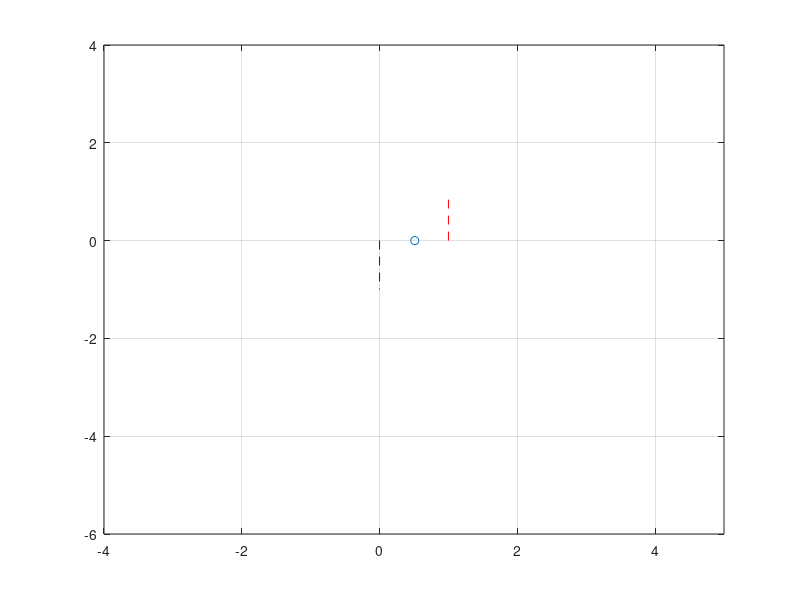

This chart was generated by the following MATLAB code: (Note: this script raises an error after producing the figure.)
% Modeling and Simulation of Aerospace Systems (2020/2021)
% Assignment # 1
% Author: Davide Zamblera

%% Ex 1
clearvars; close all; clc;

%0) data definition and search for a guess solution
f = @(x) sin(x) + x - 1;

delta = 9e-9;
fcs = 0.51097343;

xx = -10:0.00001:10;
figure;
plot(xx,f(xx),'k')
hold on;
plot([0 0],[0 f(0)],'b--');
plot([1 1],[0 f(1)],'r--');
plot(fcs,f(fcs),'o')
axis([-4 5 -6 4])
grid on;
legend({'$f(x)=sin(x) + x - 1$','','',''},Interpreter="latex",Location="best")
xlabel('$x [-]$',Interpreter='latex');
ylabel('$y [-]$',Interpreter='latex');

%from figure guess a=0, b=1
x0 = [0 1];
figure;
plot(xx,f(xx),'k')
hold on;
axis([fcs-delta fcs+delta -delta delta])
clear('xx')

%a) bisection algorithm

[x_bis, c_bis] = fbisection(f,x0);
ftime = @() fbisection(f,x0);
t_bis = timeit(ftime);
plot(x_bis,f(x_bis),'o','Color',"#0072BD",'MarkerSize',8,'LineWidth',2);
grid on;
fprintf('%+73s','Result          Time [s]          Fcn eval'); fprintf('\n');
fprintf('%-30s', 'Bisection method:'); fprintf('%15.12f  %.12f  %10.0f\n',[x_bis,t_bis,c_bis])

%b) secant algorithm

[x_sec, c_sec] = fsecant(f,x0);
ftime = @() fsecant(f,x0);
t_sec = timeit(ftime);
plot(x_sec,f(x_sec),'o','Color',"#D95319",'MarkerSize',8,'LineWidth',2);
fprintf('%-30s', 'Secant method:'); fprintf('%15.12f  %.12f  %10.0f\n',[x_sec,t_sec,c_sec])

%b) falsi algorithm

[x_fal, c_fal] = ffalsi(f,x0);
ftime = @() ffalsi(f,x0);
t_fal = timeit(ftime);
plot(x_fal,f(x_fal),'o','Color','#77AC30','MarkerSize',8,'LineWidth',2);
fprintf('%-30s', 'Falsi method:'); fprintf('%15.12f  %.12f  %10.0f\n',[x_fal,t_fal,c_fal])

legend({'','bisection','secant','falsi'},'Location','best','FontSize',10,Interpreter="latex")
xlabel('$x [-]$',Interpreter='latex');
ylabel('$y [-]$',Interpreter='latex');

%% Ex 2

clearvars; close all; clc;


%0) data definition and search for a guess solution
f = @(x) [x(1).^2 + x(2) - 5; x(2).^2 - x(1)];
f1 = @(x,y) x.^2 + y - 5;
f2 = @(x,y) y.^2 - x;
x1 = linspace(-1,3,100);
x2 = linspace(-2.5,3,100);
[X,Y] = meshgrid(x1,x2);
figure;
contour(X,Y,f1(X,Y),[0 0],'r')
hold on;
contour(X,Y,f2(X,Y),[0 0],'b')
grid on;
xlabel('$x_1 [-]$',Interpreter='latex');
ylabel('$x_2 [-]$',Interpreter='latex');
x1 = [2,1.5]';
x2 = [2,-2]';

%1a) solution of the system via analitically derived jacobian

x_jacob.p1 = fnewton(f,x1,'jacob');


x_jacob.p2 = fnewton(f,x2,'jacob');

%1b) solution of the system via finite difference jacobian

x_finite.p1 = fnewton(f,x1,'finite');


x_finite.p2 = fnewton(f,x2,'finite');


%2) Plot and Display of Results
plot(x_jacob.p1(1),x_jacob.p1(2),'ok')
plot(x_jacob.p2(1),x_jacob.p2(2),'ok')
plot(x1(1),x1(2),'x','Color','#A2142F')
plot(x1(1),x2(2),'x','Color','#A2142F')
legend({'$f_1(x)=x_1^2 + x_2 -5$','$f_2(x)=x_2^2 - x_1$','Solutions','','Initial guesses',''},Interpreter="latex",Location="best")

fprintf('%+60s','Result               Finite Difference     Analytical'); fprintf('\n');
fprintf('%-30s', 'First Point [x]:'); fprintf('%15.16f   %.16f\n',[x_finite.p1(1),x_jacob.p1(1)])
fprintf('%-30s', 'First Point [y]:'); fprintf('%15.16f   %.16f\n',[x_finite.p1(2),x_jacob.p1(2)])
fprintf('%-30s', 'Second Point [x]:'); fprintf('%15.16f   %.16f\n',[x_finite.p2(1),x_jacob.p2(1)])
fprintf('%-30s', 'Second Point [y]:'); fprintf('%15.16f  %.16f\n',[x_finite.p2(2),x_jacob.p2(2)])
fprintf('%-40s', 'Accuracy First Zero -Analytical:'); fprintf('%15.16f   %.16f\n',f([x_jacob.p1(1),x_jacob.p1(2)])')
fprintf('%-40s', 'Accuracy First Zero -Finite:'); fprintf('%15.16f   %.16f\n',f([x_finite.p1(1),x_finite.p1(2)])')
fprintf('%-40s', 'Accuracy Second Zero -Analytical:'); fprintf('%15.16f   %.16f\n',f([x_jacob.p2(1),x_jacob.p2(2)])')
fprintf('%-40s', 'Accuracy Second Zero -Finite:'); fprintf('%15.16f   %.16f\n',f([x_finite.p2(1),x_finite.p2(2)])')

%% Ex 3

clearvars; close all; clc;

%1) data definition
ode = @(t,x) - (t.^2 - 1)./(t.^2 + 1).*x;
x0 = 1;

x = @(t) exp(2*atan(t) - t);

tspan = [0 10];
hh = [0.5, 0.2, 0.05, 0.01];

err_heun = zeros(1,4);
time_heun = zeros(1,4);

%2) computation of error and time for RK2
figure;
hold on;
grid on;

for i = 1:length(hh)
    f = @() RK2(ode,tspan,x0,hh(i));
    [tout,yout] = RK2(ode,tspan,x0,hh(i));
    time_heun(i) = timeit(f);
    yexact = x(tout);
    err = abs(yout - yexact)./(abs(yexact));
    err_heun(i) = max(err);
    plot(tout,err);
end
line([2 2], [1e-8 1], 'color','r','linestyle','--');
xlabel('t [s]',Interpreter="latex")
ylabel('$\frac{||x_{true} - x_{num}||}{||x_{true}||}$','Interpreter','latex',...
    'FontSize',20)
set(gca, 'YScale', 'log')
legend({'h = 0.5','h = 0.2', 'h = 0.05', 'h = 0.01'},Interpreter="latex",Location="best")

err_rk4 = zeros(1,4);
time_rk4 = zeros(1,4);


%3) computation of error and time for RK4
figure;
hold on;
grid on;
ylabel('x')
xlabel('t')
for i = 1:length(hh)
    f = @() RK4(ode,tspan,x0,hh(i));
    [tout,yout] = RK4(ode,tspan,x0,hh(i));
    time_rk4(i) = timeit(f);
    yexact = x(tout);
    err = abs(yout - yexact)./(abs(yexact));
    err_rk4(i) = max(err);
    plot(tout,err);

end
line([2 2], [1e-14 1], 'color','r','linestyle','--');
xlabel('t [s]',Interpreter="latex")
ylabel('$\frac{||x_{true} - x_{num}||}{||x_{true}||}$','Interpreter','latex',...
    'FontSize',20)
set(gca, 'YScale', 'log')
legend({'h = 0.5','h = 0.2', 'h = 0.05', 'h = 0.01'},Interpreter="latex",Location="best")


%4) Comparison between the two methods
figure;
hold on;
grid on;
plot(hh,err_heun);
plot(hh,err_rk4);
legend('RK2','RK4',Interpreter="latex",Location="best")
xlabel('h [-]',Interpreter="latex")
ylabel('$\frac{||x_{true} - x_{num}||}{||x_{true}||}$','Interpreter','latex',...
    'FontSize',20)
set(gca, 'YScale', 'log', 'XScale', 'log')
figure;
hold on;
grid on;
plot(hh,time_heun);
plot(hh,time_rk4);
xlabel('h [-]',Interpreter="latex")
ylabel('Computational Time t [s]',Interpreter="latex")
legend('RK2','RK4',Interpreter="latex",Location="best")
set(gca, 'YScale', 'log')


%% EX 4

clearvars; close all; clc;

%1) definition of the operators
I = eye(2);
FRK2 = @(A,h) I + A*h + (A*h)^2/2;
FRK4 = @(A,h) I+A*h + 0.5*(A*h)^2 + 1/6*(A*h)^3 + 1/24*(A*h)^4;


%2) solution for alfa = pi
alfa = pi;

hpi_RK2 = alfa_stb(FRK2,alfa);
hpi_RK4 = alfa_stb(FRK4,alfa);

fprintf('h marginal at alfa = pi for RK2: %.12f\n',hpi_RK2);
fprintf('h marginal at alfa = pi for RK4: %.12f\n',hpi_RK4);

%3) plot of region of stability and eigenvalues
figure;
ode_stab(FRK2)
hold on;
hlim = [2 3];
ode_stab(FRK4,hlim)
hh = [0.5, 0.2, 0.05, 0.01];
plot(hh,zeros(1,4),'xr')
legend({'RK2','RK4','Eigenvalues, t=0'},Interpreter="latex",Location="best")


%% EX 5

clearvars; close all; clc;

%1) Definition of limits and update operators
tol = [1e-3, 1e-4, 1e-5, 1e-6];
hlim(:,:,1) = [1e-4,1.9e-2; 1e-5,1.9e-3; 1e-6,1.9e-4; 1e-7,1.9e-5];
hlim(:,:,2) = [1e-3,1; 1e-3,1e-1; 1e-3,1e-1; 1e-4,1e-2];
hlim(:,:,3) = [1e-3,1; 1e-3,1; 1e-3,1; 1e-3,1];
I = eye(2);
FRK1 = @(A,h) I + A*h;
FRK2 = @(A,h) I + A*h + (A*h)^2/2;
FRK4 = @(A,h) I + A*h + (A*h)^2/2 + (A*h)^3/6 + (A*h)^4/24;
order = [1 2 4];
solver = {FRK1,FRK2,FRK4};
ktot = zeros(3,length(tol));
hpi = zeros(3,length(tol));

%2) Plot Region of Accuracy
tic;
for i = 1:3
    figure(i);
    for j = 1:length(tol)
    
        ode_acc(solver{i},tol(j),hlim(j,:,i));
        hold on;

        [hpi(i,j),ktot(i,j)] = alfa_acc(solver{i},pi,tol(j),hlim(j,:,i),order(i));
    end
    legend({'tol = 1e-3','tol = 1e-4','tol = 1e-5','tol = 1e-6'},Interpreter="latex",Location="best")
end
T = toc;

figure(1);
curves = gca().Children;
axes('position',[.65 .2 .25 .25])
box on
plot(curves(1).XData,curves(1).YData,Color='#7E2F8E');
hold on;
plot(curves(2).XData,curves(2).YData,Color='#EDB120');
axis tight

%3) Plot of the Function Evaluations vs tolerance
figure;
tol = flip(tol);
ktot = flip(ktot,2);
plot(tol,ktot);
grid on;
xlabel('tol [-]',Interpreter="latex")
ylabel('function evaluations [-]',Interpreter="latex")
legend('RK1','RK2','RK4',Interpreter="latex",Location="best")
set(gca, 'XScale', 'log', 'YScale','log')

%% Ex 6

clearvars; close all; clc;

%1) Definition of Operators
I = eye(2);
BI2th = @(A,h,th) (I - A*h*(1-th) + (A*h*(1-th))^2/2)\(I + A*h*th + (A*h*th)^2/2);
th = [0.1 0.3 0.4 0.7 0.9];
hlim = [0.001, 11];

%2) Plot Region of Stability
figure;
for i = 1:length(th)
    BI2 = @(A,h) BI2th(A,h,th(i));
    if i > 3
        ode_stab(BI2,hlim)
    else
        ode_stab(BI2,hlim,'--')
    end
    hold on;
end
axis([-12 12 -8 8])
legend({'$\theta=0.1$','$\theta=0.3$', '$\theta=0.4$', '$\theta=0.7$', '$\theta=0.9$'},Interpreter="latex",Location="best")

%% Ex 7

clearvars; close all; clc;

%0) Prepare data
B = [-180.5, 219.5; 179.5, -220.5];
tspan = [0,5];
x0 = [1 1]';

ode = @(t,x) B*x;

h = 0.1;
tout = tspan(1):h:tspan(2);
yexact = zeros(length(x0),length(tout));


%1) Compute relative errors of methods
for i = 1:length(tout)
    yexact(:,i) = expm(B*tout(i))*x0;
end
yexact = yexact';


% a) RK4 and h=0.1
[~,yout] = RK4(ode,tspan,x0,h);
err = vecnorm(yout - yexact,2,2)./(vecnorm(yexact,2,2));
figure;
yyaxis right
plot(tout,err);
set(gca, 'YScale', 'log')
hold on;
grid on;

% a) IEX4 and h=0.1
[~,yout] = IEX4(ode,tspan,x0,h);
err = vecnorm(yout - yexact,2,2)./(vecnorm(yexact,2,2));
yyaxis left
plot(tout,err);

xlabel('t [s]',Interpreter="latex")
ylabel('$\frac{||x_{true} - x_{num}||}{||x_{true}||}$','Interpreter','latex',...
    'FontSize',20)
set(gca, 'YScale', 'log')
legend({'IEX4 h=0.1','RK4 h=0.1'},Interpreter="latex",Location="best")
set(gca,'ycolor','k')


%2) Plot eigenvalues and regions of stability
lam = eig(B);
hlam = h*lam;
I = eye(2);
FBE = @(A,h) inv(I-A*h);
FRK4 = @(A,h) I+A*h + 0.5*(A*h)^2 + 1/6*(A*h)^3 + 1/24*(A*h)^4;
FIEX4 = @(A,h) -1/6*FBE(A,h) +4*FBE(A,h/2)*FBE(A,h/2) + ...
    -27/2*FBE(A,h/3)*FBE(A,h/3)*FBE(A,h/3)+32/3*FBE(A,h/4)*FBE(A,h/4)*FBE(A,h/4)*FBE(A,h/4);
figure;

hlim = [2 3];
ode_stab(FRK4,hlim)
hold on
hlim = [0 20];
ode_stab(FIEX4,hlim,'--')
plot(hlam(1),0,'x','Color','k')
plot(hlam(2),0,'x','Color','#77AC30')
axis([-50 20 -10 10])
legend({'RK4','IEX4','$h\lambda_1$','$h\lambda_2$'},Interpreter="latex",Location='eastoutside')
%% Ex 8

clearvars; close all; clc;

%Determine accuracy of the methods
ode = @(t,x) [-5/2*(1+8*sin(t))*x(1); (1-x(1))*x(2)+x(1)];
y0 = [1 1]';
tspan = [0 3];
h = 0.1;
tt = tspan(1):h:tspan(2);
opts = odeset('RelTol',2.5e-14,'AbsTol',2.5e-14);
[tex,yex] = ode113(ode,tt,y0,opts);


figure;
yyaxis left
hold on;
xlabel('t [s]',Interpreter="latex")
ylabel('$\frac{||x_{true} - x_{num}||}{||x_{true}||}$','Interpreter','latex',...
    'FontSize',20)
set(gca,'ycolor','k')
set(gca, 'YScale', 'log')
solvers = {@AM3, @ABM3, @BDF3};
for i = 1:length(solvers)
    solver = solvers{i};
    [tout,yout] = solver(ode,tspan,y0,h);
    err = vecnorm(yout - yex,2,2)./(vecnorm(yex,2,2));
    plot(tout,err);
end
yyaxis right;
[tout,yout] = AB3(ode,tspan,y0,h);
err = vecnorm(yout - yex,2,2)./(vecnorm(yex,2,2));
plot(tout,err);
legend('AM3','ABM3','BDF3','AB3',Interpreter="latex",Location="best")
grid on;
set(gca, 'YScale', 'log')

%Eigenvalue during simulation time

lam1 = @(t) 0.1*(-5/2*(1+8*sin(t)));
lam2 = @(t) 0.1*(1-exp(-20)*exp(-5/2*t + 20*cos(t)));

%Plotting of region of stability
O = zeros(2);
I = eye(2);
FAB3 = @(A,h) [O, I, O; O O I; 5/12*A*h, -4/3*A*h, (I + 23/12*A*h)];
FAM3 = @(A,h) [O, I; -(I - 5/12*A*h)\(1/12*A*h) (I-5/12*A*h)\(I+2/3*A*h)];
FABM3 = @(A,h) [O I O; O O I; 25/144*(A*h)^2, -(1/12*A*h+5/9*(A*h)^2) (I+13/12*A*h+115/144*(A*h)^2)];
FBDF3 = @(A,h) [O I O; O O I ; 2/11*inv(I-6/11*h*A), -9/11*inv(I-6/11*h*A), 18/11*inv(I-6/11*h*A)];
figure;
ode_stab(FAB3,[0.5 5])
hold on;
ode_stab(FAM3,[0.5 8])
ode_stab(FABM3,[1 5])
ode_stab(FBDF3,[0.00001,10],'--')
tt = 0:0.1:3;
ylam = zeros(1,length(tt));
plot3(lam1(tt),ylam,tt)
plot3(lam2(tt),ylam,tt)
view(45,45)
zlabel('t [s]',Interpreter='latex')
legend({'AB3','AM3','ABM3','BDF3','$h\lambda_1$','$h\lambda_2$'},Interpreter="latex",Location="best")

%Second plot highlight time behaviour
figure;
zz = 0:-0.04:-0.16;
hmarg = [-0.545454, -6, -1.72496, 6.66667];
for i=1:3
    plot([0 hmarg(i)],[zz(i) zz(i)],'LineWidth',1.5)
    hold on;
end
plot([0 hmarg(4)],[zz(4) zz(4)],'--','LineWidth',1.5)
plot(lam1(tt),tt)
plot(lam2(tt),tt)
axis([-3 2 -0.5 3])
axis equal
grid on
xlabel('$Re(h\lambda)$',Interpreter='latex')
ylabel('t [s]',Interpreter='latex')
legend({'AB3','AM3','ABM3','BDF3','$h\lambda_1$','$h\lambda_2$'},Interpreter="latex",Location="best")
%% End of File Functions


function [x,k] = fbisection(fun,x0)
%FBISECTION find zero of fun in x0 range via bisection method
%
% PROTOTYPE:
%     x = fbisection(fun,x0)
%
% INPUT:
%    fun[dim]           function handle [unit]
%    x0[2]              search range [unit]
%
% OUTPUT:
%    x[dim]             zero of the function [unit]
%    k[dim]             number of function evaluations [unit]
%
% CONTRIBUTORS:
%   Davide Zamblera - Politecnico di Milano - Space eng.
%

tol = 1e-8;

x1 = x0(1);
x2 = x0(2);
f1 = fun(x1);
f2 = fun(x2);
k = 2;
xt = x1;
xp = x2;
if f1*f2 > 0
    error('Initial search span must contain a sign variation.')
end


while abs(xt-xp)/abs(xt) >= tol
    xp = xt;
    xt = (x1+x2)/2;
    ft = fun(xt);
    k = k+1;
    if ft*f2 < 0
        x1 = xt;
    elseif ft*f2 > 0
        x2 = xt;
    else
        break;
    end

end
x = xt;
end


function [x,k] = fsecant(fun,x0)
%FSECANT find zero of fun with x0 guesses via secant method
%
% PROTOTYPE:
%     x = fsecant(fun,x0)
%
% INPUT:
%    fun[dim]           function handle [unit]
%    x0[2]              first 2 guesses [unit]
%
% OUTPUT:
%    x[dim]             zero of the function [unit]
%    k[dim]             number of function evaluations [unit]
%
% CONTRIBUTORS:
%   Davide Zamblera - Politecnico di Milano - Space eng.
%

tol = 1e-8;
x1 = x0(1);
x2 = x0(2);
f1 = fun(x1);
f2 = fun(x2);
k = 2;

while abs(x2-x1)/abs(x2) >= tol
    xt = x2 - (x2-x1)*f2/(f2-f1);
    x1 = x2;
    f1 = f2;
    x2 = xt;
    f2 = fun(x2);
    k = k+1;

end
x = x2;
end

function [x,k] = ffalsi(fun,x0)
%FFALSI find zero of fun in x0 range via falsi method
%
% PROTOTYPE:
%     x = ffalsi(fun,x0)
%
% INPUT:
%    fun[dim]           function handle [unit]
%    x0[2]              search range [unit]
%
% OUTPUT:
%    x[dim]             zero of the function [unit]
%    k[dim]             number of function evaluations [unit]
%
% CONTRIBUTORS:
%   Davide Zamblera - Politecnico di Milano - Space eng.
%

tol = 1e-8;
x1 = x0(1);
x2 = x0(2);
f1 = fun(x1);
f2 = fun(x2);
k = 2;
xt = x1;
xp = x2;
if f1*f2 > 0
    error('Initial search span must contain a sign variation.')
end


while abs(xt-xp)/abs(xt) >= tol
    xp = xt;
    xt = (x1*f2 - x2*f1)/(f2 - f1);
    ft = fun(xt);
    k = k+1;
    if ft*f2 < 0
        x1 = xt;
        f1 = ft;
    elseif ft*f2 > 0
        x2 = xt;
        f2 = ft;
    else
        break;
    end
end
x = xt;
end



function [x,it] = fnewton(fun,x0,mode)
%FNEWTON find zero of a system of equation via Newton's method
%
% PROTOTYPE:
%     x = fsecant(fun,x0)
%
% INPUT:
%    fun[dim]           function handle [unit]
%    x0[2]              initial guess [unit]
%    mode[chr]          if 'jacob' compute with analytical jacobian
%                       if 'finite' compute with forward finite differences
%
% OUTPUT:
%    x[dim]             zero of the system [unit]
%
% CONTRIBUTORS:
%   Davide Zamblera - Politecnico di Milano - Space eng.
%

tol = 1e-8;

if strcmp(mode,'jacob')
    dfun = @(x) [2*x(1), 1; -1, 2*x(2)];
elseif strcmp(mode,'finite')
    dfun = @(x) jacob(fun,x);
end

k = 2;
it = zeros(length(x0),50);
it(:,1) = x0;
x = x0;
xn = x + 1;
while abs(norm(xn-x)) > tol
    x = xn;
    xn = x - dfun(x)\fun(x);
    it(:,k) = xn;
    k = k+1;
end
it(:,all(it == 0))=[];
x = xn;
end

function J = jacob(F,x0)
%JACOB compute the jacobian of vector function F(x)
%
% PROTOTYPE:
%   J = jacob(F,x0)
%
% INPUT:
%    F[dim]            function  [-]
%    x0[dim]           point of evaluation [-]
%
% OUTPUT:
%	 J[dim] 	       jacobian of function F at x0 [-]
%
% CONTRIBUTORS:
%   Davide Zamblera - Politecnico di Milano - Space eng.
%


ns = length(x0);
e = zeros(ns);
J = zeros(ns);
for k=1:ns
    e(k,k) = sqrt(eps)*max(1, abs(x0(k)));
    J(:,k) = (F(x0+e(:,k)) - F(x0))/e(k,k);
end
end



function [tout,yout] = RK2(ode,tspan,y0,h)
%RK2 Heun explicit method (equal blend of FE and PC)
%
% PROTOTYPE:
%     [tout,yout] = RK2(ode,tspan,y0,h)
%
% INPUT:
%    ode[dim]           rhs right hand side [unit]
%    tspan[dim]         limits of integration [unit]
%    y0[dim]            initial state [unit]
%    h[dim]             time step [unit]
%
% OUTPUT:
%    tout[dim]           vector of times [unit]
%    yout[dim]           vector of state at multiple times [unit]
%
% CONTRIBUTORS:
%   Davide Zamblera - Politecnico di Milano - Space eng.
%
 

%check input
if isrow(y0)
    y0 = y0';
end

f0 = ode(tspan(1),y0);
if isrow(f0) && ~isscalar(f0)
    error('Function should return column array.')
end

tout = tspan(1):h:tspan(2);
n = length(tout);
yout = zeros(length(y0),n);


yout(:,1) = y0;
for i = 2:n
    yp = yout(:,i-1);

    k1 = ode(tout(i-1),yp)*h;
    k2 = ode(tout(i-1)+h,yp+k1)*h;
    yout(:,i) = yp + 1/2*(k1 + k2);
end

tout = tout';
yout = yout';
end


function [tout,yout] = RK4(ode,tspan,y0,h)
%RK4 Runge Kutta 4th order
%
% PROTOTYPE:
%     [tout,yout] = RK4(ode,tspan,y0,h)
%
% INPUT:
%    ode[dim]           rhs right hand side [unit]
%    tspan[dim]         limits of integration [unit]
%    y0[dim]            initial state [unit]
%    h[dim]             time step [unit]
%
% OUTPUT:
%    tout[dim]           vector of times [unit]
%    yout[dim]           vector of state at multiple times [unit]
%
% CONTRIBUTORS:
%   Davide Zamblera - Politecnico di Milano - Space eng.
%
 

%check input
if isrow(y0)
    y0 = y0';
end

f0 = ode(tspan(1),y0);
if isrow(f0) && ~isscalar(f0)
    error('Function should return column array.')
end

tout = tspan(1):h:tspan(2);
n = length(tout);
yout = zeros(length(y0),n);


yout(:,1) = y0;
for i = 2:n
    yp = yout(:,i-1);

    k1 = ode(tout(i-1),yp)*h;
    k2 = ode(tout(i-1)+0.5*h,yp + 1/2*k1)*h;
    k3 = ode(tout(i-1)+0.5*h,yp + 1/2*k2)*h;
    k4 = ode(tout(i-1)+h,yp + k3)*h;
    yout(:,i) = yp + 1/6*(k1 + 2*k2 + 2*k3 + k4);
end

tout = tout';
yout = yout';
end

function hmax = alfa_stb(F,alfa,hlim)
%ALFA_STB return largest h for which stability of algorithm F is
% maintained along the direction alfa
%
% PROTOTYPE:
%     hmax = alfa_stb(F,alfa,hlim)
%
% INPUT:
%    F[dim]                recursive matrix function of A,h [unit]
%    alfa[dim]             angle from plus axis where stability is tested [rad]
%    hlim[dim]             minimum and maximum h step to consider in search for hmax [unit]
%
% OUTPUT:
%    hmax[dim]             maximum step size h which guarantees stability [unit]
%
% CONTRIBUTORS:
%   Davide Zamblera - Politecnico di Milano - Space eng.
%

if nargin < 3
    hlim = [0.001 3];
end

x = cos(alfa);
A = [0 1; -1 2*x];
f = @(h) max(abs(eig(F(A,h))))-1;
hmax = fzero(f,hlim);
end




function ode_stab(F,hlim,lineopt)
%ODE_STAB display the stability region of a ode method given F(z)
%
% PROTOTYPE:
%     ode_stab(F,hlim)
%
% INPUT:
%    F[dim]                recursive matrix function of A,h [unit]
%    hlim[dim]             minimum and maximum h step to consider in search for hmax [unit]
%    lineopt[chr]          select display line style
%
% OUTPUT:
%
% CONTRIBUTORS:
%   Davide Zamblera - Politecnico di Milano - Space eng.
%

if nargin < 2
    hlim = [0.001 3];
end
alfa = 0:0.01:pi;
hh_x = zeros(size(alfa));
hh_y = hh_x;
for i = 1:length(alfa)
    try
        
        hmax = alfa_stb(F,alfa(i),hlim);
    catch
        hmax = 0;
    end
    hh_x(i) = hmax*cos(alfa(i));
    hh_y(i) = hmax*sin(alfa(i));

end

hh_x = [hh_x , flip(hh_x)];
hh_y = [hh_y , flip(-hh_y)];

if nargin < 3
    plot(hh_x,hh_y)
else
    plot(hh_x,hh_y,lineopt)
end
title('Stability Region of the Ode Solver',Interpreter='latex');
ylabel('$Im\left(h\lambda \right)$',Interpreter='latex');
xlabel('$Re\left(h\lambda \right)$',Interpreter='latex');
axis equal;
grid on;
axis([-4 2 -3 3])

end


function [hmax,k] = alfa_acc(F,alfa,tol,hlim,order)
%ALFA_ACC return largest h for which accuracy of algorithm F is
% achieved along the direction alfa
%
% PROTOTYPE:
%     [hmax,k] = alfa_acc(F,alfa,tol,hlim,order)
%
% INPUT:
%    F[dim]                update operator function of A,h [unit]
%    alfa[dim]             angle from plus axis where stability is tested [rad]
%    tol[dim]              tolerance on final infinite norm which must be achieved [unit]
%    hlim[dim]             minimum and maximum h step to consider in search for hmax [unit]
%    order[dim]            order of the method, necessary to compute k [unit] 
%
% OUTPUT:
%    hmax[dim]             maximum step size h which guarantees a certain accuracy [unit]
%    k[dim]                number of function evaluations for a method F
%
% CONTRIBUTORS:
%   Davide Zamblera - Politecnico di Milano - Space eng.
%

f = @(h) test_prb(F,h,alfa,tol);
hmax = fzero(f,hlim);

if nargout > 1
    k = ceil(order/hmax);
    
end
end

function z = test_prb(F,h,alfa,tol)
    %child function of ALFA_ACC
    tspan = [0 1];
    m = floor(1/h); %number of step must be integer
    A = [0 1; -1 2*cos(alfa)];
    x0 = [1 1]';
    x_ex = expm(A*tspan(2))*x0;
    x_num = (F(A,h))^m*x0;
    x_num = (F(A,1-h*m))*x_num; %doing a last step to arrive to tspan(2)
    z = max(abs(x_ex - x_num)) - tol;

end

function ode_acc(F,tol,hlim)
%ODE_ACC display the accuracy region of a ode method on the model problem
%
% PROTOTYPE:
%     ode_acc(F,tol,hlim)
%
% INPUT:
%    F[dim]                update operator function of A,h [unit]
%    tol[dim]              accuracy tolerance to be achieved [unit]
%    hlim[dim]             minimum and maximum h step to consider in search for hmax [unit]
%
% OUTPUT:
%
% CONTRIBUTORS:
%   Davide Zamblera - Politecnico di Milano - Space eng.
%

if nargin < 3
    hlim = [0.01, 1.3];
end



alfa = 0:0.01:2*pi;
hh_x = zeros(size(alfa));
hh_y = hh_x;
for i = 1:length(alfa)
    try
        
        hmax = alfa_acc(F,alfa(i),tol,hlim);
    catch
        hmax = 0;
    end
    hh_x(i) = hmax*cos(alfa(i));
    hh_y(i) = hmax*sin(alfa(i));

end


plot(hh_x,hh_y)
title('Accuracy Region of the Ode Solver',Interpreter='latex');
ylabel('$Im\left(h\lambda \right)$',Interpreter='latex');
xlabel('$Re\left(h\lambda \right)$',Interpreter='latex');
axis equal;
grid on;
end



function [tout,yout] = IEX4(ode,tspan,y0,h)
%IEX4 Implicit Extrapolation 4th order
%
% PROTOTYPE:
%     [tout,yout] = IEX4(ode,tspan,y0,h)
%
% INPUT:
%    ode[dim]           rhs right hand side [unit]
%    tspan[dim]         limits of integration [unit]
%    y0[dim]            initial state [unit]
%    h[dim]             time step [unit]
%
% OUTPUT:
%    tout[dim]           vector of times [unit]
%    yout[dim]           vector of state at multiple times [unit]
%
% CONTRIBUTORS:
%   Davide Zamblera - Politecnico di Milano - Space eng.
% 

%check input
if isrow(y0)
    y0 = y0';
end

f0 = ode(tspan(1),y0);
if isrow(f0) && ~isscalar(f0)
    error('Function should return column array.')
end
options = optimset('Display','off');

tout = tspan(1):h:tspan(2);
n = length(tout);
yout = zeros(length(y0),n);
pred = zeros(length(y0),4);
alfa = [-1/6 4 -27/2 32/3];

yout(:,1) = y0;
for i = 2:n
    
    for j = 1:4
        yp = yout(:,i-1);
        tp = tout(i-1);
        g = h/j;
        for k = 1:j
            tp = tp + g;
            f = @(y) y - yp - ode(tp,y)*g;
            
            yp = fsolve(f,yp,options);
        end
        pred(:,j) = yp;
    end
    for j = 1:4
        yout(:,i) = yout(:,i) + alfa(j)*pred(:,j);
    end
end

tout = tout';
yout = yout';
end


function [tout,yout] = AB3(ode,tspan,y0,h)
%AB3 Adam Bashforth 3rd order
%
% PROTOTYPE:
%     [tout,yout] = AB3(ode,tspan,y0,h)
%
% INPUT:
%    ode[dim]           rhs right hand side [unit]
%    tspan[dim]         limits of integration [unit]
%    y0[dim]            initial state [unit]
%    h[dim]             time step [unit]
%
% OUTPUT:
%    tout[dim]           vector of times [unit]
%    yout[dim]           vector of state at multiple times [unit]
%
% CONTRIBUTORS:
%   Davide Zamblera - Politecnico di Milano - Space eng.
% 

%check input
if isrow(y0)
    y0 = y0';
end

f0 = ode(tspan(1),y0);
if isrow(f0) && ~isscalar(f0)
    error('Function should return column array.')
end


tout = tspan(1):h:tspan(2);
n = length(tout);
yout = zeros(length(y0),n);


yout(:,1) = y0;

% initial build up
fmin2 = ode(tout(1),yout(:,1));
yout(:,2) = y0 + h*fmin2;
fmin1 = ode(tout(2),yout(:,2));
yout(:,3) = yout(:,2) + h*fmin1;

for i = 4:n
    f = ode(tout(i-1),yout(:,i-1));
    yout(:,i) = yout(:,i-1) + h/12*(23*f-16*fmin1+5*fmin2);
    fmin2 = fmin1;
    fmin1 = f;
    
end

tout = tout';
yout = yout';
end


function [tout,yout] = AM3(ode,tspan,y0,h)
%AM3 Adam Moulton 3rd order
%
% PROTOTYPE:
%     [tout,yout] = AM3(ode,tspan,y0,h)
%
% INPUT:
%    ode[dim]           rhs right hand side [unit]
%    tspan[dim]         limits of integration [unit]
%    y0[dim]            initial state [unit]
%    h[dim]             time step [unit]
%
% OUTPUT:
%    tout[dim]           vector of times [unit]
%    yout[dim]           vector of state at multiple times [unit]
%
% CONTRIBUTORS:
%   Davide Zamblera - Politecnico di Milano - Space eng.
% 

%check input
if isrow(y0)
    y0 = y0';
end

f0 = ode(tspan(1),y0);
if isrow(f0) && ~isscalar(f0)
    error('Function should return column array.')
end
opts = optimset('Diagnostics','off', 'Display','off');

tout = tspan(1):h:tspan(2);
n = length(tout);
yout = zeros(length(y0),n);


yout(:,1) = y0;

% initial build up
fmin1 = ode(tout(:,1),yout(:,1));
impl = @(y) y - y0 - h*ode(tout(2),y);
yout(:,2) = fsolve(impl,y0,opts);
f = ode(tout(2),yout(:,2));

for i = 3:n
    impl  = @(y) y - yout(:,i-1) - h/12*(5*ode(tout(i),y) + 8*f - fmin1);
    yout(:,i) = fsolve(impl,yout(:,i-1),opts);
    fmin1 = f;
    f = ode(tout(i),yout(:,i));
    
end

tout = tout';
yout = yout';
end


function [tout,yout] = ABM3(ode,tspan,y0,h)
%ABM3 Adam Bashforth Moulton 3rd order
%
% PROTOTYPE:
%     [tout,yout] = AB3(ode,tspan,y0,h)
%
% INPUT:
%    ode[dim]           rhs right hand side [unit]
%    tspan[dim]         limits of integration [unit]
%    y0[dim]            initial state [unit]
%    h[dim]             time step [unit]
%
% OUTPUT:
%    tout[dim]           vector of times [unit]
%    yout[dim]           vector of state at multiple times [unit]
%
% CONTRIBUTORS:
%   Davide Zamblera - Politecnico di Milano - Space eng.
%

%check input
if isrow(y0)
    y0 = y0';
end

f0 = ode(tspan(1),y0);
if isrow(f0) && ~isscalar(f0)
    error('Function should return column array.')
end

tout = tspan(1):h:tspan(2);
n = length(tout);
yout = zeros(length(y0),n);


yout(:,1) = y0;

% initial build up
fmin2 = ode(tout(:,1),yout(:,1));
ypred = y0 + h*fmin2;
yout(:,2) = y0 + h*ode(tout(2),ypred);

fmin1 = ode(tout(2),yout(:,2));
ypred = yout(:,2) + h/2*(3*fmin1 - fmin2);
yout(:,3) = yout(:,2) + h/2*(ode(tout(3),ypred) + fmin1);

for i = 4:n
    f = ode(tout(i-1),yout(:,i-1));
    ypred = yout(:,i-1) + h/12*(23*f - 16*fmin1 + 5*fmin2);
    yout(:,i) =  yout(:,i-1) + h/12*(5*ode(tout(i),ypred) + 8*f - fmin1);
    fmin2 = fmin1;
    fmin1 = f;

    
end

tout = tout';
yout = yout';
end


function [tout,yout] = BDF3(ode,tspan,y0,h)
%BDF3 Backward Difference Formula 3rd order
%
% PROTOTYPE:
%     [tout,yout] = BDF3(ode,tspan,y0,h)
%
% INPUT:
%    ode[dim]           rhs right hand side [unit]
%    tspan[dim]         limits of integration [unit]
%    y0[dim]            initial state [unit]
%    h[dim]             time step [unit]
%
% OUTPUT:
%    tout[dim]           vector of times [unit]
%    yout[dim]           vector of state at multiple times [unit]
%
% CONTRIBUTORS:
%   Davide Zamblera - Politecnico di Milano - Space eng.
% 

%check input
if isrow(y0)
    y0 = y0';
end

f0 = ode(tspan(1),y0);
if isrow(f0) && ~isscalar(f0)
    error('Function should return column array.')
end
opts = optimset('Diagnostics','off', 'Display','off');

tout = tspan(1):h:tspan(2);
n = length(tout);
yout = zeros(length(y0),n);


yout(:,1) = y0;

% initial build up
ymin2 = y0;
impl = @(y) y - y0 - h*ode(tout(2),y);
yout(:,2) = fsolve(impl,y0,opts);
ymin1 = yout(:,2);
impl = @(y) y - 4/3*ymin1 + 1/3*ymin2 - 2/3*h*ode(tout(3),y);
yout(:,3) = fsolve(impl,ymin1,opts);
y = yout(:,3);

for i = 4:n
    impl  = @(ypl1) ypl1 - 18/11*y + 9/11*ymin1 - 2/11*ymin2 - 6/11*h*ode(tout(i),ypl1);
    yout(:,i) = fsolve(impl,yout(:,i-1),opts);
    ymin2 = ymin1;
    ymin1 = y;
    y = yout(:,i);
    
end

tout = tout';
yout = yout';
end

